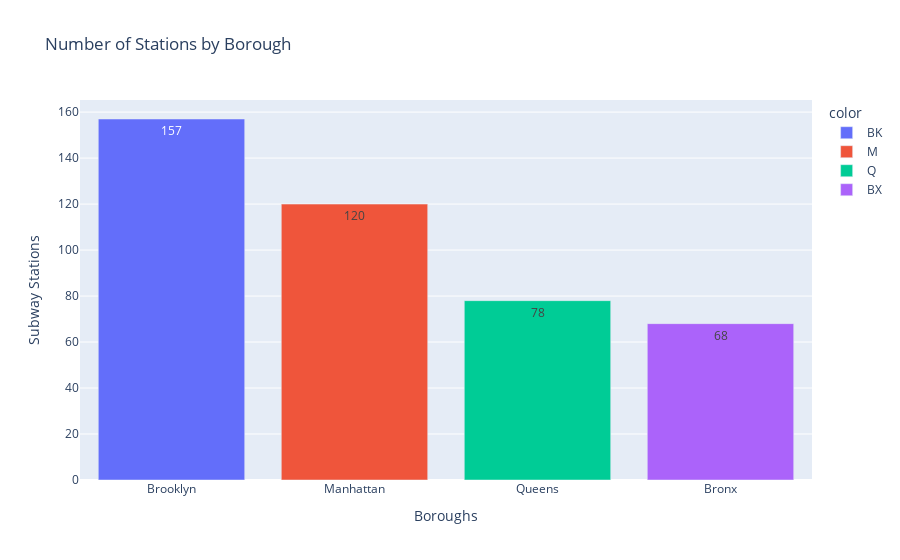

The notebook cell this image was saved under:
### Markdown cell above
#### Visualizing the number of stations by Borough

### Code cell
station_count = by_station_df['borough'].value_counts()
borough_names = ['Brooklyn', 'Manhattan', 'Queens', 'Bronx']

fig = px.bar(x = borough_names, y = station_count.values, 
       color = station_count.index, text = station_count.values, 
       title = 'Number of Stations by Borough')

fig.update_layout( xaxis_title = "Boroughs", yaxis_title = "Subway Stations")
fig.show()

### Figure 1 — Plotly figure (JSON) as saved in the notebook; plotly's stock layout.template omitted (floating-point values rounded to 4 significant figures)
{"data": [{"alignmentgroup": "True", "hovertemplate": "color=BK<br>x=%{x}<br>y=%{y}<br>text=%{text}<extra></extra>", "legendgroup": "BK", "marker": {"color": "#636efa", "pattern": {"shape": ""}}, "name": "BK", "offsetgroup": "BK", "orientation": "v", "showlegend": true, "text": [157], "textposition": "auto", "type": "bar", "x": ["Brooklyn"], "xaxis": "x", "y": [157], "yaxis": "y"}, {"alignmentgroup": "True", "hovertemplate": "color=M<br>x=%{x}<br>y=%{y}<br>text=%{text}<extra></extra>", "legendgroup": "M", "marker": {"color": "#EF553B", "pattern": {"shape": ""}}, "name": "M", "offsetgroup": "M", "orientation": "v", "showlegend": true, "text": [120], "textposition": "auto", "type": "bar", "x": ["Manhattan"], "xaxis": "x", "y": [120], "yaxis": "y"}, {"alignmentgroup": "True", "hovertemplate": "color=Q<br>x=%{x}<br>y=%{y}<br>text=%{text}<extra></extra>", "legendgroup": "Q", "marker": {"color": "#00cc96", "pattern": {"shape": ""}}, "name": "Q", "offsetgroup": "Q", "orientation": "v", "showlegend": true, "text": [78], "textposition": "auto", "type": "bar", "x": ["Queens"], "xaxis": "x", "y": [78], "yaxis": "y"}, {"alignmentgroup": "True", "hovertemplate": "color=BX<br>x=%{x}<br>y=%{y}<br>text=%{text}<extra></extra>", "legendgroup": "BX", "marker": {"color": "#ab63fa", "pattern": {"shape": ""}}, "name": "BX", "offsetgroup": "BX", "orientation": "v", "showlegend": true, "text": [68], "textposition": "auto", "type": "bar", "x": ["Bronx"], "xaxis": "x", "y": [68], "yaxis": "y"}], "layout": {"barmode": "relative", "legend": {"title": {"text": "color"}, "tracegroupgap": 0}, "title": {"text": "Number of Stations by Borough"}, "xaxis": {"anchor": "y", "domain": [0, 1], "title": {"text": "Boroughs"}}, "yaxis": {"anchor": "x", "domain": [0, 1], "title": {"text": "Subway Stations"}}}}
